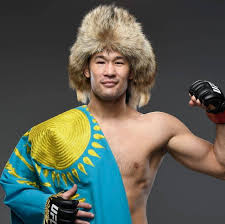
#> input picture parts1-2/client/img/shavkat.jpeg, 225 x 224 px
$ python encryption.py
#> lines starting #> are read from the running program, lines starting #| are printed output that depends on the picture
import random
from PIL import Image
import os
from Crypto.Cipher import AES

def image_to_list(image_path):
    """
    Converts a grayscale image file to a 2D list of pixel values.

    Parameters:
        image_path (str): Path to the image file.

    Returns:
        list: 2D list of pixel values.
    """
#> called with image_path = './img/shavkat.jpeg'
    img = Image.open(image_path)
#> img is the input picture: PIL image 225x224 RGB; mean R, G, B 90.6, 95.1, 84.1
    img = img.convert('L')  # Convert image to grayscale (L mode)
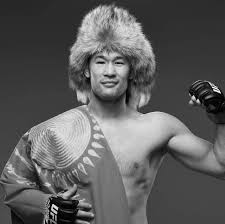
#> img: PIL image 225x224 L; min 0, max 255, mean 92.5
    pixels = list(img.getdata())
#> pixels = 50400 items
    width, height = img.size
#> width = 225; height = 224
    return [pixels[i * width:(i + 1) * width] for i in range(height)]

def list_to_image(pixel_list, output_path):
    """
    Converts a 2D list of pixel values back to a grayscale image file.

    Parameters:
        pixel_list (list): 2D list of pixel values.
        output_path (str): Path to save the output image.
    """
    height = len(pixel_list)
    width = len(pixel_list[0])
    flattened_pixels = [pixel for row in pixel_list for pixel in row]
    img = Image.new('L', (width, height))  # Create grayscale image (L mode)
    img.putdata(flattened_pixels)
    img.save(output_path)

def ecb(image_matrix):
    """
    Encrypts a grayscale image matrix using ECB mode.

    Parameters:
        image_matrix (list): 2D list of pixel values.

    Returns:
        list: Encrypted 2D list of pixel values.
    """
    key = 0xAB
    height, width = len(image_matrix), len(image_matrix[0])
    encrypted_image = [[0 for _ in range(width)] for _ in range(height)]

    for i in range(height):
        for j in range(width):
            encrypted_image[i][j] = image_matrix[i][j] ^ key

    return encrypted_image

def generate_counter(nonce, block_number):
    """
    Generates a simple counter value for CTR mode encryption.

    Parameters:
        nonce (int): Initial nonce value.
        block_number (int): Block number.

    Returns:
        int: Counter value.
    """
    return (nonce << 64) | block_number

def block_cipher(counter, key):
    # Ensure counter is 16 bytes (128 bits) for AES block size
    counter_bytes = counter.to_bytes(16, byteorder='big')

    # Create AES cipher in ECB mode since we're using it as a building block
    cipher = AES.new(key, AES.MODE_ECB)

    # Encrypt the counter value
    encrypted_counter = cipher.encrypt(counter_bytes)

    # Convert the result back to an integer for XOR operation with pixel
    return int.from_bytes(encrypted_counter[:1], byteorder='big')

def ctr(image_matrix):
    """
    Encrypts a grayscale image matrix using CTR mode.

    Parameters:
        image_matrix (list): 2D list of pixel values.

    Returns:
        list: Encrypted 2D list of pixel values.
    """
    key = os.urandom(32)
    nonce = random.getrandbits(64)

    height, width = len(image_matrix), len(image_matrix[0])
    encrypted_image = [[0 for _ in range(width)] for _ in range(height)]

    for i in range(height):
        for j in range(width):
            block_number = i * width + j
            counter = generate_counter(nonce, block_number)
            keystream = block_cipher(counter, key)
            encrypted_image[i][j] = image_matrix[i][j] ^ keystream

    return encrypted_image

# Usage Example:
lst = image_to_list('./img/shavkat.jpeg')
#> lst = 224 items
ecb_lst = ecb(lst)
#> in ecb, `height, width = len(image_matrix), len(image_matrix[0])`: height = 224
#> after the loop in ecb, `for i in range(height):`: encrypted_image = 224 items
#> ecb_lst = 224 items
ctr_lst = ctr(lst)
#> in ctr, `height, width = len(image_matrix), len(image_matrix[0])`: height = 224
#> after the loop in ctr, `for i in range(height):`: encrypted_image = 224 items
#> (the run stopped early here; a loop or call above may not have finished)
